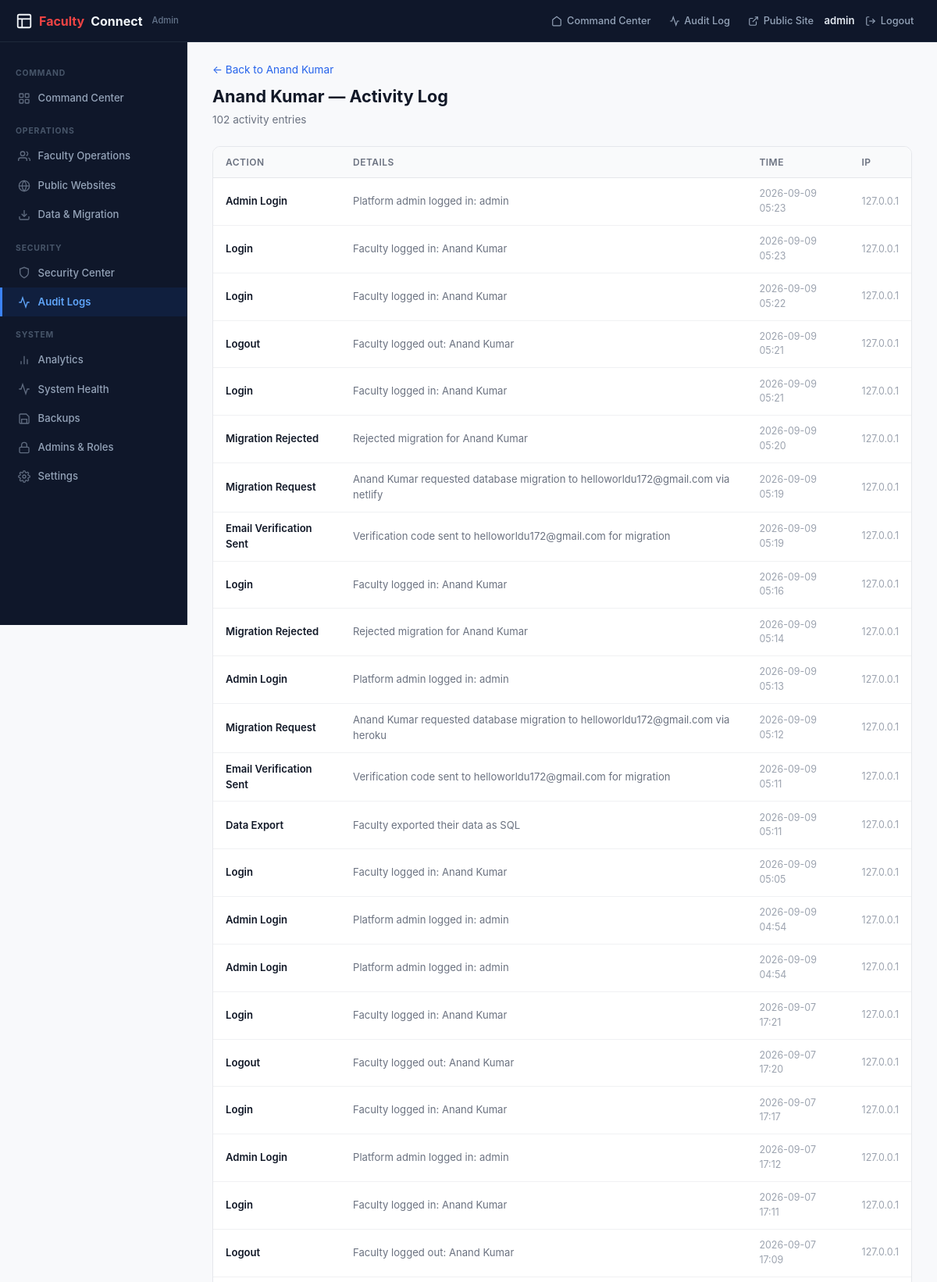
The page /platform/admin/faculty/1/activity (signed in, upper part) on the database its author committed.
### tables this page shows
CREATE TABLE faculty (
            id INTEGER PRIMARY KEY AUTOINCREMENT,
            email TEXT UNIQUE NOT NULL,
            password_hash TEXT NOT NULL,
            full_name TEXT NOT NULL,
            username TEXT UNIQUE NOT NULL,
            designation TEXT DEFAULT '',
            department TEXT DEFAULT '',
            institution TEXT DEFAULT '',
            phone TEXT DEFAULT '',
            office_location TEXT DEFAULT '',
            office_hours TEXT DEFAULT '',
            visiting_hours TEXT DEFAULT '',
            address TEXT DEFAULT '',
            bio TEXT DEFAULT '',
            photo TEXT DEFAULT '',
            resume_file TEXT DEFAULT '',
            website TEXT DEFAULT '',
            google_scholar TEXT DEFAULT '',
            linkedin TEXT DEFAULT '',
            is_detached INTEGER DEFAULT 0,
            detached_at TIMESTAMP DEFAULT NULL,
            github TEXT DEFAULT '',
            research_summary TEXT DEFAULT '',
            is_active INTEGER DEFAULT 1,
            created_at TIMESTAMP DEFAULT CURRENT_TIMESTAMP
        );

CREATE TABLE activity_logs (
            id INTEGER PRIMARY KEY AUTOINCREMENT,
            user_type TEXT DEFAULT 'guest',
            user_id INTEGER DEFAULT 0,
            action TEXT NOT NULL,
            details TEXT DEFAULT '',
            ip_address TEXT DEFAULT '',
            timestamp TIMESTAMP DEFAULT CURRENT_TIMESTAMP
        );

### app.py (the view)
@app.route('/platform/admin/faculty/<int:fid>/activity')
@admin_required
def platform_faculty_activity(fid):
    pdb = get_platform_db()
    faculty = pdb.execute('SELECT id, full_name, username, is_detached FROM faculty WHERE id = ?', (fid,)).fetchone()
    if not faculty:
        abort(404)
    if faculty['is_detached']:
        flash(f'{faculty["full_name"]} has migrated to an independent platform. Their data is no longer accessible here.', 'info')
        return redirect(url_for('platform_dashboard'))
    page = int(request.args.get('page', 1))
    per_page = 50
    offset = (page - 1) * per_page
    logs = pdb.execute(
        "SELECT * FROM activity_logs WHERE user_id = ? AND action != 'profile_update' ORDER BY timestamp DESC LIMIT ? OFFSET ?",
        (fid, per_page, offset)
    ).fetchall()
    total = pdb.execute("SELECT COUNT(*) c FROM activity_logs WHERE user_id = ? AND action != 'profile_update'", (fid,)).fetchone()['c']
    return render_template('platform/faculty_activity.html', faculty=faculty, logs=logs, page=page, total=total)

### app.py (called while the page is built)
def get_platform_db():
    try:
        if 'platform_db' not in g:
            g.platform_db = sqlite3.connect(app.config['DATABASE'], timeout=15)
            g.platform_db.row_factory = sqlite3.Row
            g.platform_db.execute('PRAGMA foreign_keys = ON')
            try:
                g.platform_db.execute('PRAGMA journal_mode = WAL')
            except Exception:
                pass
        return g.platform_db
    except RuntimeError:
        db = sqlite3.connect(app.config['DATABASE'], timeout=15)
        db.row_factory = sqlite3.Row
        db.execute('PRAGMA foreign_keys = ON')
        return db

def admin_required(f):
    @wraps(f)
    def decorated(*args, **kwargs):
        if 'admin_id' not in session:
            return redirect(url_for('platform_login'))
        return f(*args, **kwargs)
    return decorated

@app.context_processor
def inject_admin_counts():
    try:
        pdb = get_platform_db()
        return {
            'pending_migrations_count': pdb.execute("SELECT COUNT(*) c FROM migration_requests WHERE status='pending'").fetchone()['c'],
            'unresolved_threats_count': pdb.execute('SELECT COUNT(*) c FROM threats WHERE is_resolved=0').fetchone()['c'],
        }
    except Exception:
        return {'pending_migrations_count': 0, 'unresolved_threats_count': 0}

### templates/platform/faculty_activity.html (shortened to what this page needs)
{% extends "platform/base_admin.html" %}
{% set active_page = 'audit' %}
{% block content %}
<div class="page-header">
    <a href="{{ url_for('platform_user_detail', fid=faculty.id) }}" style="color: #2563eb; font-size: 0.85rem; text-decoration: none;">← Back to {{ faculty.full_name }}</a>
    <h1 style="margin-top: 0.5rem;">{{ faculty.full_name }} — Activity Log</h1>
    <p>{{ total }} activity entries</p>
</div>
<div class="card">
    <div class="table-wrap">
        <table>
            <thead><tr><th>Action</th><th>Details</th><th>Time</th><th>IP</th></tr></thead>
            <tbody>
                {% if logs %}
                {% for l in logs %}
                <tr>
                    <td style="font-weight: 600; font-size: 0.82rem;">{{ l.action|replace('_', ' ')|title }}</td>
                    <td style="font-size: 0.82rem; color: #6b7280;">{{ l.details[:100] if l.details else '-' }}</td>
                    <td style="font-size: 0.78rem; color: #9ca3af;">{{ l.timestamp[:16] if l.timestamp else '' }}</td>
                    <td style="font-size: 0.78rem; color: #9ca3af;">{{ l.ip_address }}</td>
                </tr>
                {% endfor %}
                {% else %}
                <tr><td colspan="4"><div class="empty-state"><p>No activity recorded.</p></div></td></tr>
                {% endif %}
            </tbody>
        </table>
    </div>
</div>
{% endblock %}

### static/css/admin.css (style rules this page uses)
:root { --sidebar-w: 240px; --topbar-h: 54px; --bg: #f8f9fb; --surface: #fff; --border: #e5e7eb; --border-light: #f0f1f3; --text: #111827; --text-secondary: #6b7280; --text-muted: #9ca3af; --primary: #2563eb; --primary-light: #dbeafe; --success: #059669; --success-light: #d1fae5; --warning: #d97706; --warning-light: #fef3c7; --danger: #dc2626; --danger-light: #fee2e2; --info: #0284c7; --info-light: #e0f2fe; --purple: #7c3aed; --purple-light: #ede9fe; }
*, *::before, *::after { box-sizing: border-box; margin: 0; padding: 0; }
body.admin-body { font-family: -apple-system, BlinkMacSystemFont, 'Segoe UI', Roboto, 'Helvetica Neue', Arial, sans-serif; font-size: 14px; color: var(--text); background: var(--bg); line-height: 1.5; }
.page-header { margin-bottom: 1.5rem; }
.page-header h1 { font-size: 1.35rem; font-weight: 700; color: var(--text); }
.page-header p { color: var(--text-secondary); font-size: 0.85rem; margin-top: 0.2rem; }
.card { background: var(--surface); border: 1px solid var(--border); border-radius: 10px; overflow: hidden; }
.table-wrap { overflow-x: auto; }
table { width: 100%; border-collapse: collapse; font-size: 0.85rem; }
thead th { padding: 0.65rem 1rem; text-align: left; font-weight: 600; color: var(--text-secondary); font-size: 0.75rem; text-transform: uppercase; letter-spacing: 0.04em; background: #f9fafb; border-bottom: 1px solid var(--border); white-space: nowrap; }
tbody td { padding: 0.7rem 1rem; border-bottom: 1px solid var(--border-light); vertical-align: middle; }

### rows shown on the page
faculty: full_name "Anand Kumar"
activity_logs: action "Admin Login", details "Platform admin logged in: admin", timestamp "2026-09-09 05:23", ip_address "127.0.0.1"
activity_logs: action "Login", details "Faculty logged in: Anand Kumar", timestamp "2026-09-09 05:23", ip_address "127.0.0.1"
activity_logs: action "Login", details "Faculty logged in: Anand Kumar", timestamp "2026-09-09 05:22", ip_address "127.0.0.1"
activity_logs: action "Logout", details "Faculty logged out: Anand Kumar", timestamp "2026-09-09 05:21", ip_address "127.0.0.1"
activity_logs: action "Login", details "Faculty logged in: Anand Kumar", timestamp "2026-09-09 05:21", ip_address "127.0.0.1"
activity_logs: action "Migration Rejected", details "Rejected migration for Anand Kumar", timestamp "2026-09-09 05:20", ip_address "127.0.0.1"
activity_logs: action "Migration Request", details "Anand Kumar requested database migration to helloworldu172@gmail.com via netlify", timestamp "2026-09-09 05:19", ip_address "127.0.0.1"
activity_logs: action "Email Verification Sent", details "Verification code sent to helloworldu172@gmail.com for migration", timestamp "2026-09-09 05:19", ip_address "127.0.0.1"
activity_logs: action "Login", details "Faculty logged in: Anand Kumar", timestamp "2026-09-09 05:16", ip_address "127.0.0.1"
activity_logs: action "Migration Rejected", details "Rejected migration for Anand Kumar", timestamp "2026-09-09 05:14", ip_address "127.0.0.1"
activity_logs: action "Admin Login", details "Platform admin logged in: admin", timestamp "2026-09-09 05:13", ip_address "127.0.0.1"
activity_logs: action "Migration Request", details "Anand Kumar requested database migration to helloworldu172@gmail.com via heroku", timestamp "2026-09-09 05:12", ip_address "127.0.0.1"
activity_logs: action "Email Verification Sent", details "Verification code sent to helloworldu172@gmail.com for migration", timestamp "2026-09-09 05:11", ip_address "127.0.0.1"
activity_logs: action "Data Export", details "Faculty exported their data as SQL", timestamp "2026-09-09 05:11", ip_address "127.0.0.1"
activity_logs: action "Login", details "Faculty logged in: Anand Kumar", timestamp "2026-09-09 05:05", ip_address "127.0.0.1"
activity_logs: action "Admin Login", details "Platform admin logged in: admin", timestamp "2026-09-09 04:54", ip_address "127.0.0.1"
activity_logs: action "Admin Login", details "Platform admin logged in: admin", timestamp "2026-09-09 04:54", ip_address "127.0.0.1"
activity_logs: action "Login", details "Faculty logged in: Anand Kumar", timestamp "2026-09-07 17:21", ip_address "127.0.0.1"
activity_logs: action "Logout", details "Faculty logged out: Anand Kumar", timestamp "2026-09-07 17:20", ip_address "127.0.0.1"
activity_logs: action "Login", details "Faculty logged in: Anand Kumar", timestamp "2026-09-07 17:17", ip_address "127.0.0.1"
activity_logs: action "Admin Login", details "Platform admin logged in: admin", timestamp "2026-09-07 17:12", ip_address "127.0.0.1"
activity_logs: action "Login", details "Faculty logged in: Anand Kumar", timestamp "2026-09-07 17:11", ip_address "127.0.0.1"
activity_logs: action "Logout", details "Faculty logged out: Anand Kumar", timestamp "2026-09-07 17:09", ip_address "127.0.0.1"

### other values the page prints
{{ session.get('admin_username', 'Admin') }} "admin"
{{ total }} "102"
